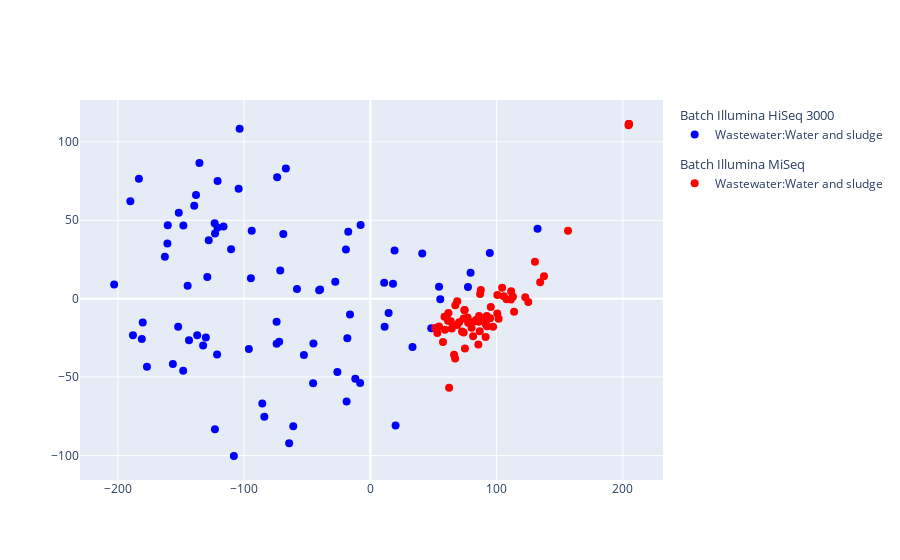

This figure's notebook cell:
### Markdown cell above
### The data - MGnify DTU study

### Code cell
file = "metadataset_w_study_dataset_all_biomes_merged_abund_tables_genus.csv"
path = f"data/MGnify/datasets/{file}"

batch_label = "instrument_platform"
exp_label = "biomes"
drop_cols = ["experiment_type", "study_id", "centre_name", "index"]

raw_data = DataPreprocess(path, factors = ["sample", batch_label, exp_label]).dropna().reset_index(drop=True) #drop samples without meta info
pre_data = raw_data[raw_data["centre_name"]=="DTU-GE"].reset_index(drop=True)
new_data = pre_data.drop(drop_cols, axis=1)
new_data[exp_label] = new_data[exp_label].str.replace("root:Engineered:", "", regex=False) #remove redundant label

#exclude batches that can't be corrected
data = new_data
data = new_data[new_data[exp_label] != "Wastewater"]

#plot PCA of data to visualize it
plotPCoA(data, method="aitchison", sample_label="sample", batch_label=batch_label, experiment_label=exp_label)

### Figure 1 — Plotly figure (JSON) as saved in the notebook; plotly's stock layout.template omitted (floating-point values rounded to 4 significant figures)
{"data": [{"legendgroup": "Illumina HiSeq 3000", "legendgrouptitle": {"text": "Batch Illumina HiSeq 3000"}, "marker": {"color": ["blue", "blue", "blue", "blue", "blue", "blue", "blue", "blue", "blue", "blue", "blue", "blue", "blue", "blue", "blue", "blue", "blue", "blue", "blue", "blue", "blue", "blue", "blue", "blue", "blue", "blue", "blue", "blue", "blue", "blue", "blue", "blue", "blue", "blue", "blue", "blue", "blue", "blue", "blue", "blue", "blue", "blue", "blue", "blue", "blue", "blue", "blue", "blue", "blue", "blue", "blue", "blue", "blue", "blue", "blue", "blue", "blue", "blue", "blue", "blue", "blue", "blue", "blue", "blue", "blue", "blue", "blue", "blue", "blue", "blue", "blue", "blue", "blue", "blue", "blue", "blue", "blue", "blue", "blue", "blue", "blue"], "size": 8, "symbol": ["circle", "circle", "circle", "circle", "circle", "circle", "circle", "circle", "circle", "circle", "circle", "circle", "circle", "circle", "circle", "circle", "circle", "circle", "circle", "circle", "circle", "circle", "circle", "circle", "circle", "circle", "circle", "circle", "circle", "circle", "circle", "circle", "circle", "circle", "circle", "circle", "circle", "circle", "circle", "circle", "circle", "circle", "circle", "circle", "circle", "circle", "circle", "circle", "circle", "circle", "circle", "circle", "circle", "circle", "circle", "circle", "circle", "circle", "circle", "circle", "circle", "circle", "circle", "circle", "circle", "circle", "circle", "circle", "circle", "circle", "circle", "circle", "circle", "circle", "circle", "circle", "circle", "circle", "circle", "circle", "circle"]}, "mode": "markers", "name": "Wastewater:Water and sludge", "type": "scatter", "x": [-143.7, -45.09, -190.1, -26.16, -18.83, 79.35, -138.1, 94.59, 48.21, 55.37, -16.14, -180.3, 11.28, -162.8, -7.719, -66.93, -52.64, 14.45, -177.0, -188.1, -8.142, -64.33, -73.83, -71.36, -160.5, -137.2, 19.97, -68.96, -17.53, 33.36, 54.38, -151.8, -83.99, -74.27, -85.61, -39.81, -156.4, -148.3, -121.1, -103.6, -27.81, -181.1, -72.25, -121.4, -11.94, -94.64, 19.16, -121.0, -40.57, -123.1, -148.1, -108.1, -129.2, -183.3, -128.0, -135.4, 41.09, -130.3, -152.2, 10.92, -18.24, -45.36, 132.4, -110.3, -61.09, 17.93, -160.8, -96.27, -123.3, -116.3, -58.14, -123.0, -19.37, 77.29, -202.9, -144.7, -74.22, -132.5, -93.98, -139.5, -104.3], "y": [-26.53, -28.55, 62.15, -46.86, -65.55, 16.59, 66.12, 29.04, -18.88, -0.3718, -10.15, -15.23, -17.95, 26.8, 46.95, 83.03, -35.88, -9.176, -43.45, -23.36, -53.8, -92.2, 77.38, 17.94, 46.8, -23.33, -80.86, 41.22, 42.61, -30.86, 7.592, 54.79, -75.35, -14.66, -66.8, 5.787, -41.7, -45.92, 45.21, 108.3, 10.74, -25.74, -27.53, -35.65, -51.07, 13.03, 30.74, 74.97, 5.388, -83.35, 46.65, -100.4, 13.8, 76.42, 37.31, 86.47, 28.87, -24.85, -17.89, 10.15, -25.29, -53.98, 44.6, 31.49, -81.36, 9.581, 35.2, -32.1, 48.13, 46.04, 6.232, 41.62, 31.33, 7.479, 9.073, 8.302, -28.75, -29.94, 43.28, 59.31, 70.05]}, {"legendgroup": "Illumina MiSeq", "legendgrouptitle": {"text": "Batch Illumina MiSeq"}, "marker": {"color": ["red", "red", "red", "red", "red", "red", "red", "red", "red", "red", "red", "red", "red", "red", "red", "red", "red", "red", "red", "red", "red", "red", "red", "red", "red", "red", "red", "red", "red", "red", "red", "red", "red", "red", "red", "red", "red", "red", "red", "red", "red", "red", "red", "red", "red", "red", "red", "red", "red", "red", "red", "red", "red", "red", "red", "red", "red", "red", "red", "red", "red", "red", "red", "red"], "size": 8, "symbol": ["circle", "circle", "circle", "circle", "circle", "circle", "circle", "circle", "circle", "circle", "circle", "circle", "circle", "circle", "circle", "circle", "circle", "circle", "circle", "circle", "circle", "circle", "circle", "circle", "circle", "circle", "circle", "circle", "circle", "circle", "circle", "circle", "circle", "circle", "circle", "circle", "circle", "circle", "circle", "circle", "circle", "circle", "circle", "circle", "circle", "circle", "circle", "circle", "circle", "circle", "circle", "circle", "circle", "circle", "circle", "circle", "circle", "circle", "circle", "circle", "circle", "circle", "circle", "circle"]}, "mode": "markers", "name": "Wastewater:Water and sludge", "type": "scatter", "x": [68.71, 97.2, 125.1, 82.22, 100.6, 107.9, 54.36, 74.61, 61.85, 137.5, 95.38, 111.5, 111.3, 86.07, 85.99, 62.37, 67.12, 77.44, 51.39, 61.52, 156.6, 113.8, 70.3, 91.28, 92.41, 74.52, 100.5, 91.52, 64.49, 83.93, 60.35, 74.89, 94.81, 80.17, 67.27, 66.29, 92.19, 68.79, 72.57, 53.03, 101.6, 81.34, 85.51, 86.6, 77.0, 91.43, 63.66, 134.5, 112.9, 59.11, 104.3, 73.82, 57.53, 73.85, 86.91, 58.73, 204.7, 87.49, 122.7, 105.6, 204.7, 204.5, 204.7, 130.4], "y": [-16.82, -17.88, -2.16, -14.63, 2.334, -0.4426, -17.74, -7.175, -9.107, 14.23, -5.314, 4.73, -0.5518, -11.02, -14.75, -56.79, -38.14, -15.34, -18.69, -14.16, 43.37, -8.374, -15.13, -24.51, -17.58, -7.401, -9.418, -16.51, -19.05, -13.53, -11.17, -31.76, -12.54, -18.51, -4.138, -35.81, -11.11, -1.725, -21.0, -21.93, -12.75, -23.97, -29.2, -20.82, -11.98, -13.63, -14.38, 10.48, 1.164, -19.9, 6.987, -12.6, -27.68, -21.57, 2.978, -11.58, 111.4, 5.57, 0.9506, 1.541, 111.4, 110.6, 111.4, 23.49]}], "layout": {}}
